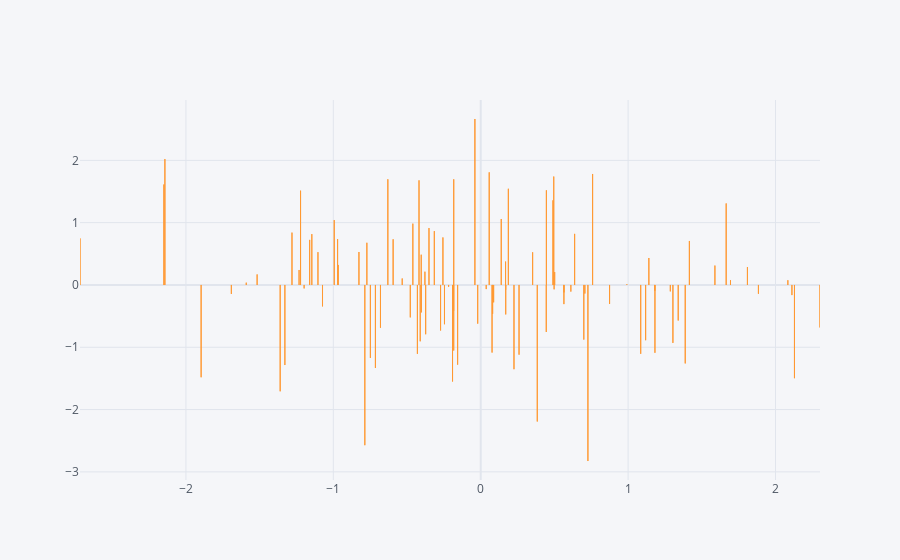

The code cell stored with this chart in its notebook:
### Code cell
df.iplot(kind = "bar" , x = "A" , y = "B")
